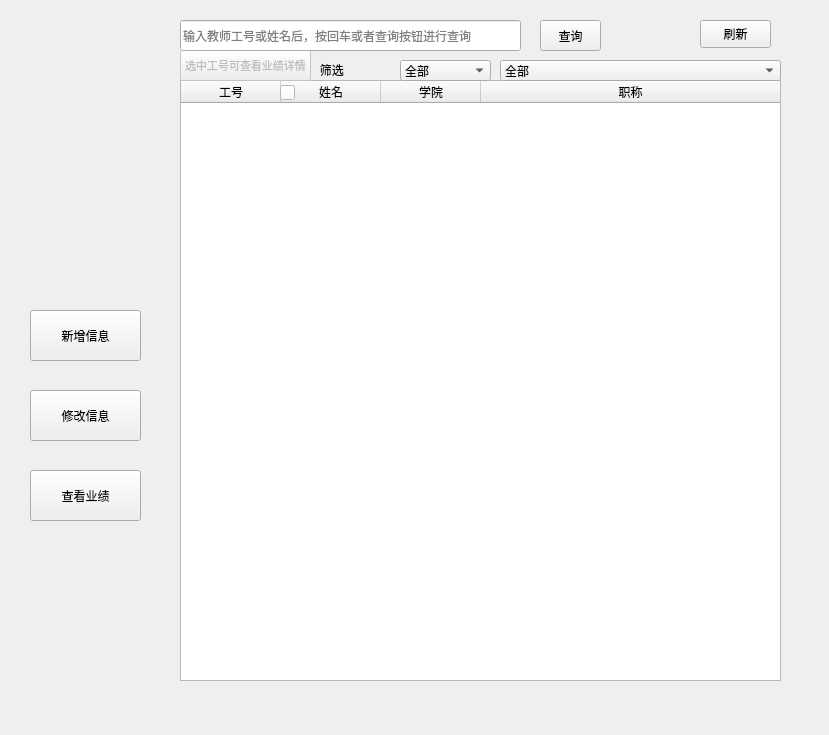
<?xml version="1.0" encoding="UTF-8"?>
<ui version="4.0">
 <class>Form</class>
 <widget class="QWidget" name="Form">
  <property name="geometry">
   <rect>
    <x>0</x>
    <y>0</y>
    <width>829</width>
    <height>735</height>
   </rect>
  </property>
  <property name="windowTitle">
   <string>Form</string>
  </property>
  <widget class="QPushButton" name="add_account_button">
   <property name="geometry">
    <rect>
     <x>30</x>
     <y>310</y>
     <width>111</width>
     <height>51</height>
    </rect>
   </property>
   <property name="text">
    <string>新增信息</string>
   </property>
  </widget>
  <widget class="QPushButton" name="modify_account_button">
   <property name="geometry">
    <rect>
     <x>30</x>
     <y>390</y>
     <width>111</width>
     <height>51</height>
    </rect>
   </property>
   <property name="text">
    <string>修改信息</string>
   </property>
  </widget>
  <widget class="QTableWidget" name="table">
   <property name="geometry">
    <rect>
     <x>180</x>
     <y>80</y>
     <width>601</width>
     <height>601</height>
    </rect>
   </property>
   <property name="styleSheet">
    <string notr="true">
QTableWidget&gt;QTableWidgetItem{ border-color:black;
border-width:5px};</string>
   </property>
   <attribute name="horizontalHeaderVisible">
    <bool>true</bool>
   </attribute>
   <attribute name="horizontalHeaderMinimumSectionSize">
    <number>24</number>
   </attribute>
   <attribute name="horizontalHeaderDefaultSectionSize">
    <number>100</number>
   </attribute>
   <attribute name="horizontalHeaderHighlightSections">
    <bool>false</bool>
   </attribute>
   <attribute name="horizontalHeaderShowSortIndicator" stdset="0">
    <bool>true</bool>
   </attribute>
   <attribute name="horizontalHeaderStretchLastSection">
    <bool>true</bool>
   </attribute>
   <column>
    <property name="text">
     <string>工号</string>
    </property>
   </column>
   <column>
    <property name="text">
     <string>姓名</string>
    </property>
   </column>
   <column>
    <property name="text">
     <string>学院</string>
    </property>
   </column>
   <column>
    <property name="text">
     <string>职称</string>
    </property>
   </column>
  </widget>
  <widget class="QComboBox" name="comboBox_xueyuan">
   <property name="geometry">
    <rect>
     <x>400</x>
     <y>60</y>
     <width>91</width>
     <height>21</height>
    </rect>
   </property>
   <item>
    <property name="text">
     <string>全部</string>
    </property>
   </item>
   <item>
    <property name="text">
     <string>计算机学院</string>
    </property>
   </item>
   <item>
    <property name="text">
     <string>软件学院</string>
    </property>
   </item>
  </widget>
  <widget class="QComboBox" name="comboBox_zhicheng">
   <property name="geometry">
    <rect>
     <x>500</x>
     <y>60</y>
     <width>281</width>
     <height>21</height>
    </rect>
   </property>
   <item>
    <property name="text">
     <string>全部</string>
    </property>
   </item>
   <item>
    <property name="text">
     <string>教授</string>
    </property>
   </item>
   <item>
    <property name="text">
     <string>副教授</string>
    </property>
   </item>
   <item>
    <property name="text">
     <string>讲师</string>
    </property>
   </item>
  </widget>
  <widget class="QLabel" name="label">
   <property name="geometry">
    <rect>
     <x>310</x>
     <y>60</y>
     <width>71</width>
     <height>20</height>
    </rect>
   </property>
   <property name="text">
    <string>   筛选</string>
   </property>
  </widget>
  <widget class="QPushButton" name="pushButton">
   <property name="enabled">
    <bool>false</bool>
   </property>
   <property name="geometry">
    <rect>
     <x>180</x>
     <y>50</y>
     <width>131</width>
     <height>31</height>
    </rect>
   </property>
   <property name="font">
    <font>
     <pointsize>8</pointsize>
    </font>
   </property>
   <property name="text">
    <string>选中工号可查看业绩详情</string>
   </property>
  </widget>
  <widget class="QPushButton" name="search_button">
   <property name="geometry">
    <rect>
     <x>540</x>
     <y>20</y>
     <width>61</width>
     <height>31</height>
    </rect>
   </property>
   <property name="text">
    <string>查询</string>
   </property>
  </widget>
  <widget class="QLineEdit" name="search_text">
   <property name="geometry">
    <rect>
     <x>180</x>
     <y>20</y>
     <width>341</width>
     <height>31</height>
    </rect>
   </property>
   <property name="placeholderText">
    <string>输入教师工号或姓名后，按回车或者查询按钮进行查询</string>
   </property>
  </widget>
  <widget class="QPushButton" name="refreshButton">
   <property name="geometry">
    <rect>
     <x>700</x>
     <y>20</y>
     <width>71</width>
     <height>28</height>
    </rect>
   </property>
   <property name="text">
    <string>刷新</string>
   </property>
  </widget>
  <widget class="QPushButton" name="searchButton">
   <property name="geometry">
    <rect>
     <x>30</x>
     <y>470</y>
     <width>111</width>
     <height>51</height>
    </rect>
   </property>
   <property name="text">
    <string>查看业绩</string>
   </property>
  </widget>
  <widget class="QLabel" name="imageLabel">
   <property name="geometry">
    <rect>
     <x>20</x>
     <y>60</y>
     <width>141</width>
     <height>141</height>
    </rect>
   </property>
   <property name="text">
    <string/>
   </property>
   <property name="textFormat">
    <enum>Qt::PlainText</enum>
   </property>
  </widget>
  <widget class="QPushButton" name="sortButton">
   <property name="geometry">
    <rect>
     <x>280</x>
     <y>85</y>
     <width>15</width>
     <height>15</height>
    </rect>
   </property>
   <property name="styleSheet">
    <string notr="true">background-color: rgb(255, 255, 255);</string>
   </property>
   <property name="text">
    <string/>
   </property>
  </widget>
 </widget>
 <resources>
  <include location="../../../../../AppData/Local/Programs/Python/Python310/Lib/site-packages/PySide6/bkg.qrc"/>
 </resources>
 <connections/>
</ui>
